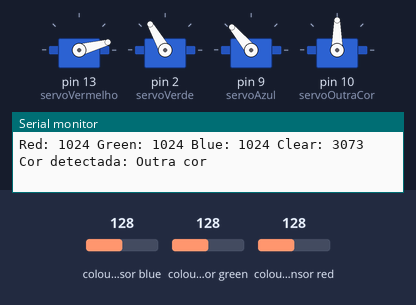
The sketch below on a simulated Arduino Uno, built with avr-gcc and run on an emulated ATmega328P. Shown: 4 × servo, the last lines printed to the serial monitor. The inputs (shaded band) are chosen by the test bench; at power-on: colour sensor blue 128, colour sensor green 128, colour sensor red 128.

Above: at 16.0 s.
18.0 s: colour sensor blue set to 134
At 32.6 s:
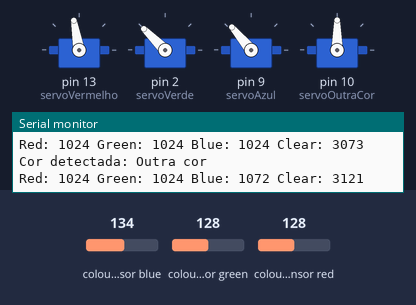
43.6 s: colour sensor green set to 137
At 52.0 s:
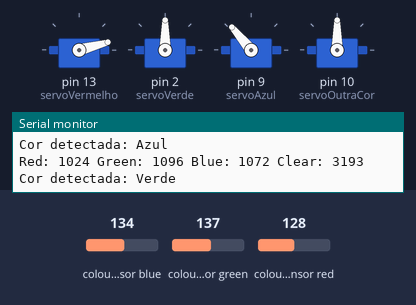
56.4 s: colour sensor red set to 135
69.2 s: colour sensor red set to 141
At 83.98 s:
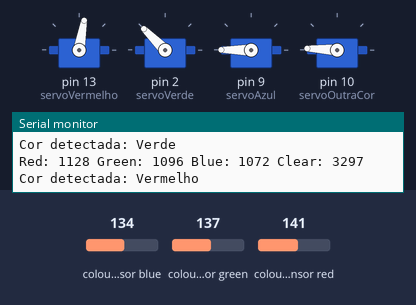
Timing chart, 0 to 85.0 s (numbered marks = the images above; inputs shaded):
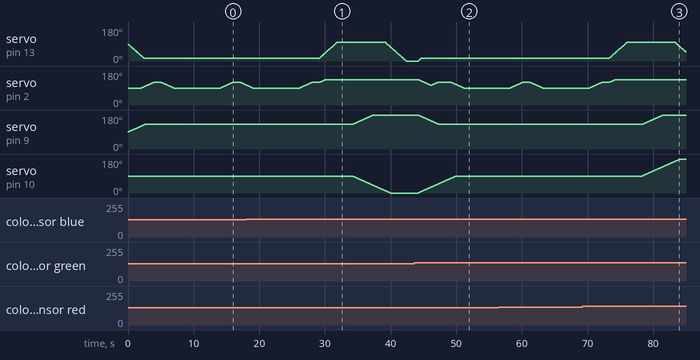

The sketch:

Garra_Sensor_Cor_Finalizado.ino
```cpp
#include <Wire.h>
#include <Adafruit_TCS34725.h>
#include <VarSpeedServo.h>

// Inicializar o sensor de cor
Adafruit_TCS34725 tcs = Adafruit_TCS34725(TCS34725_INTEGRATIONTIME_50MS, TCS34725_GAIN_4X);

// Inicializar os 4 servos usando VarSpeedServo
VarSpeedServo servoVermelho;
VarSpeedServo servoVerde;
VarSpeedServo servoAzul;
VarSpeedServo servoOutraCor;

void setup() {
  Serial.begin(9600);

  // Inicializar o sensor de cor
  if (!tcs.begin()) {
    Serial.println("Não foi possível encontrar o sensor de cor. Verifique as conexões!");
    while (1);
  }

  // Inicializar os 4 servos
  servoVermelho.attach(13);   // Pino de controle do servoVermelho
  servoVerde.attach(2);      // Pino de controle do servoVerde
  servoAzul.attach(9);       // Pino de controle do servoAzul
  servoOutraCor.attach(10);   // Pino de controle do servoOutraCor
}

void loop() {

  //posição para pegar a caixa
  moverServos(15, 90, 130, 90); // Pegar caixa
  delay(2000);
  moverServos(15, 120, 130, 90); // Pegar caixa
  delay(3000);
  moverServos(15, 120, 180, 90); // Pegar caixa


  // Ler dados do sensor de cor
  uint16_t r, g, b, c;
  tcs.getRawData(&r, &g, &b, &c);

  // Exibir valores lidos
  Serial.print("Red: "); Serial.print(r);
  Serial.print(" Green: "); Serial.print(g);
  Serial.print(" Blue: "); Serial.print(b);
  Serial.print(" Clear: "); Serial.println(c);

  // Determinar a posição de cada servo com base na cor
  if (r > b && r > g) {
    // Vermelho
    moverServos(100, 135, 130, 90); // Pegar caixa
    delay(5000);
    moverServos(100, 135, 180, 180); // Mover todos os servos para a posição 90
    delay(5000);
    moverServos(0, 135, 180, 180); // soltar caixa

    Serial.println("Cor detectada: Vermelho");
  } else if (g > r && g > b) {
    // Verde
    moverServos(15, 90, 130, 90); // inicial
    delay(2000);

    Serial.println("Cor detectada: Verde");
  } else if (b > r && b > g) {
    moverServos(100, 135, 130, 90); // Pegar caixa
    delay(5000);
    moverServos(100, 135, 180, 0); // Mover todos os servos para a posição 90
    delay(5000);
    moverServos(0, 135, 180, 0); // soltar caixa

    // Azul
    Serial.println("Cor detectada: Azul");
  } else {
    // Outra cor
    moverServos(15, 90, 130, 90); // inicial
    delay(2000);
    Serial.println("Cor detectada: Outra cor");
  }

  delay(5000); // Aguardar um curto período antes de ler novamente os dados do sensor
}

// Função para mover os 4 servos para posições específicas
void moverServos(int posServoVermelho, int posServoVerde, int posServoAzul, int posServoOutraCor) {
  servoVermelho.slowmove(posServoVermelho, 20); // 10 é a velocidade, ajuste conforme necessário
  servoVerde.slowmove(posServoVerde, 10);
  servoAzul.slowmove(posServoAzul, 10);
  servoOutraCor.slowmove(posServoOutraCor, 10);
}
```

Measured:
- the behaviour switches between 128 and 129 on colour sensor blue (found by bisection; images 0 and 1)
- the behaviour switches between 133 and 134 on colour sensor green (found by bisection; images 1 and 2)
- the behaviour switches between 137 and 138 on colour sensor red (found by bisection; images 2 and 3)
- after the input at 18.0 s, servo on pin 13 (servoVermelho): rises from 15° to 100° in 2.7 s, then falls to 0° in 10.5 s; servo on pin 10 (servoOutraCor): moves from 90° to 0° over 5.8 s, starting after 16.2 s
- after the input at 43.6 s, servo on pin 13 (servoVermelho): goes on until 44.6 s, then stays 15°; servo on pin 10 (servoOutraCor): goes on until 49.9 s, then stays 90°
- after the input at 69.2 s, servo on pin 13 (servoVermelho): rises from 15° to 100° in 2.7 s, then falls to 49° in 8.9 s; servo on pin 10 (servoOutraCor): moves from 90° to 180° over 5.8 s, starting after 9.2 s
